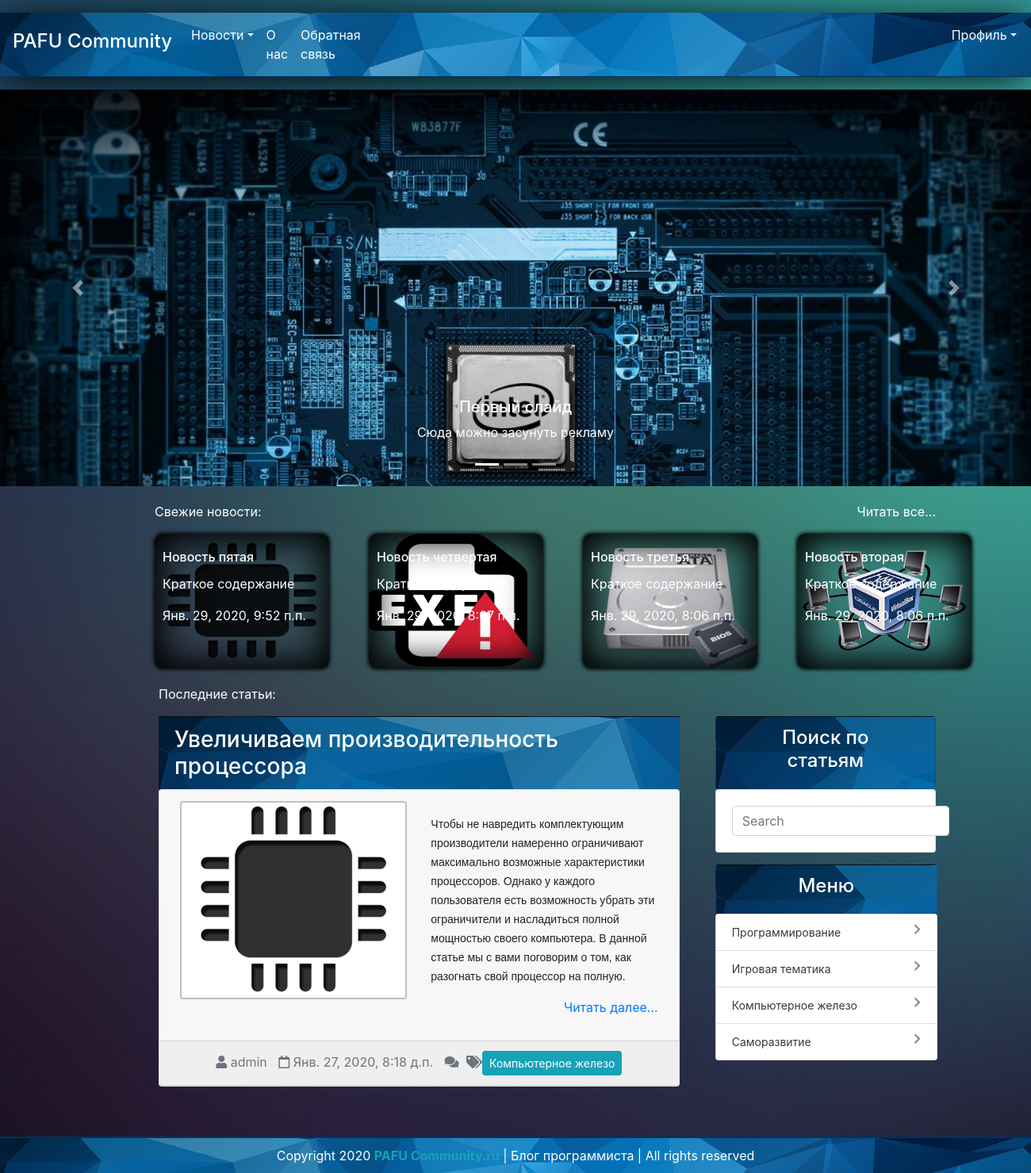
Screenshot of /?article_type=5 with the database file from the repository.
### blog/models.py (models this page shows, shortened)
class News(models.Model):
    is_published = models.BooleanField(default=True, verbose_name='Опубликовано')
    news_author = models.ForeignKey(settings.AUTH_USER_MODEL, on_delete=models.CASCADE, verbose_name='Автор')
    news_create_date = models.DateTimeField(default=timezone.now, verbose_name='Дата создания')
    news_published_date = models.DateTimeField(blank=True, null=True, verbose_name='Дата публикации')
    news_title = models.CharField(max_length=100, verbose_name='Название')
    news_text_short = models.TextField(verbose_name='Краткое содержание')
    news_text = models.TextField(verbose_name='Текст')
    news_image = models.ImageField(upload_to=rename_image, verbose_name='Изображение')
    class Meta:
        verbose_name = 'Новость'
        verbose_name_plural = 'Новости'

class Article(models.Model):
    article_author = models.ForeignKey(settings.AUTH_USER_MODEL, on_delete=models.CASCADE, verbose_name='Автор')
    article_title = models.CharField(max_length=100, verbose_name='Название')
    article_type = models.ForeignKey(ArticleType, on_delete=models.CASCADE, blank=True, null=True,
                                     verbose_name='Тематика')
    article_text_short = models.TextField(verbose_name='Краткое содержание')
    article_text = models.TextField(verbose_name='Текст')
    is_published = models.BooleanField(default=True, verbose_name='Опубликовано')
    article_create_date = models.DateTimeField(default=timezone.now, verbose_name='Дата создания')
    article_published_date = models.DateTimeField(blank=True, null=True, verbose_name='Дата публикации')
    article_image = models.ImageField(upload_to=rename_image, verbose_name='Изображение', blank=True, null=True)
    article_files = models.ManyToManyField(UploadedFile, verbose_name='Прикрепленный файлы', blank=True)
    class Meta:
        verbose_name = 'Статья'
        verbose_name_plural = 'Статьи'

class ArticleType(models.Model):
    type = models.CharField(max_length=100, verbose_name='Тематика')
    slug = models.SlugField(verbose_name='Транслит', null=True)
    def __str__(self):
        return self.type
    class Meta:
        verbose_name = 'Тематика'
        verbose_name_plural = 'Тематики'

### blog/views.py (the view)
# urls.py: path('', views.articles_list, name='articles_list'),
def articles_list(request):
    articles = Article.objects.filter(article_published_date__lte=timezone.now()).order_by('-article_published_date')
    news = News.objects.filter(is_published__exact=True).order_by('-news_published_date')[:4]
    menus = Article.objects.all()
    game_articles = Article.objects.filter(article_type__exact=1).order_by('-article_published_date')
    filter = ArticleFilter(request.GET, queryset=Article.objects.all().order_by('-article_published_date'))
    titlefilter = ArticleTitleFilter(request.GET, queryset=Article.objects.all().order_by('-article_type'))
    content = {
        'menu': menus,
        'news':news,
        'articles': articles,
        'game_articles': game_articles,
        'filter': filter,
        'titlefilter': titlefilter,
    }
    return render(request, 'article_list.html', content)

### blog/templates/article_list.html (shortened to what this page needs)
{% extends 'index.html' %}
{% block news %}
    {% for new in news %}
        <div class="text-white news" style="border-radius: 20px;">
            <a href="{% url 'news_detail' pk=new.pk %}" class="text-white">
                <div class="image-secondary">
                    <img src="media/{{ new.news_image }}" class="news-image" alt="...">
                </div>
                <div class="card-img-overlay">
                    <div class="block-text">
                        <h6 class="card-title">{{ new.news_title }}</h6>
                        <p class="card-text">{{ new.news_text_short }}</p>
                        <p class="card-text">{{ new.news_published_date }}</p>
                    </div>
                </div>
            </a>
        </div>
    {% endfor %}
{% endblock %}
{% block search %}
    <center>
        <form class="form-inline" action="{% url 'search_results' %}" method="get">
            <input class="form-control mr-sm-2" name="q" type="search" placeholder="Search" aria-label="Search">
        </form>
    </center>
{% endblock %}
{% block content %}
    {% for article in filter.qs %}
        <div class="art_content">
            <div class="card-footer text-muted top-content" style="background-image: url(/media/fon5.jpg)">
                <div class="post_teasercontainer">
                    <div class="post_teaser_publ">
                        <h3 class="card-title mb-0 p-0"><a
                                href="{% url 'article-detail' pk=article.pk %}" class="
text-white">{{ article.article_title }}</a></h3>
                    </div>
                </div>
            </div>
            <div class="card mb-5 px-0 mx-0">
                <div class="card-header p-0 mx-0">
                    <div class="card-body p-1 px-md-2 px-lg-3 post ">
                        <div class="row">
                            <div class="col-lg-6 ">
                                <div class="text-center mb-3 top-content">
                                    {% if article.article_image %}
                                        <a href="{% url 'article-detail' pk=article.pk %}"><img
                                                src="media/{{ article.article_image }}"
                                                class="img-thumbnail rounded float-left img-max art_image mx-auto d-block"
                                                alt=".."></a>
                                    {% endif %}
                                </div>
                            </div>
                            <div class="col-lg-6">
                                <p class="art_text">{{ article.article_text_short|safe }}</p>
                                <p class="text-right">
                                    <a href="{% url 'article-detail' pk=article.pk %}">Читать далее...</a>
                                </p>
                            </div>
                        </div>
                    </div>
                    <div class="card-footer text-muted">
                        <div class="post_teaser container">
                            <div class="post_teaser_publ">
                                <center>
                                    <i class="fas fa-user" title="Автор"
                                       style="padding-left: 0px;"></i> {{ article.article_author }}
                                    <i class="far fa-calendar" title="Дата публикации"
                                       style="padding-left: 10px;"></i> {{ article.article_published_date }}
                                    <i class="fas fa-comments" title="Кол-во комментариев"
                                       style="padding-left: 10px;"></i>
                                    <i class="fas fa-tags" title="Тэги" style="padding-left: 5px;"></i><a
                                        href="#"
                                        class="btn btn-info btn-sm text-white">{{ article.article_type }}</a>
                                </center>
                            </div>
                        </div>
                    </div>
                </div>
            </div>
        </div>
    {% endfor %}
{% endblock %}

### blog/templates/index.html (style rules this page uses)
.fon-image { background-image: url(/media/fongradient.jpg); background-position: center center; background-size: cover; background-repeat: no-repeat; background-attachment: fixed; }

### blog/templates/article_list.html (style rules this page uses)
.news { display: table-cell; padding-left: 50px; margin-left: 50px; position: relative; background-clip: border-box; border-radius: .25rem; }
.block-text { box-sizing: content-box; size: 100%; height: 170px; width: 200px; top: 10px; padding-left: 40px; }
.news-image { box-sizing: content-box; box-shadow: 0px 0px 5px 1px black; position: relative; border-radius: 10px; height: 170px; width: 220px; z-index: -2; }
.image-secondary { box-sizing: content-box; width: 100%; height: 100%; box-shadow: inset 0px 0px 40px 10px black; border-radius: 10px; }
.art_content { padding-top: 0px; margin-left: 50px; }
.art_text { color: white; max-height: 250px; }
.art_image { object-fit: cover; height: 250px; width: 350px; border: 2px solid #c0c0c0; }
.top-content { background-color: #B7CCDE; }
.post { margin: 10px; }

### rows the page displays
News: news_image (picture), news_title "Новость пятая", news_text_short "Краткое содержание", news_published_date "Янв. 29, 2020, 9:52 п.п."
News: news_image (picture), news_title "Новость четвертая", news_text_short "Краткое содержание", news_published_date "Янв. 29, 2020, 8:07 п.п."
News: news_image (picture), news_title "Новость третья", news_text_short "Краткое содержание", news_published_date "Янв. 29, 2020, 8:06 п.п."
News: news_image (picture), news_title "Новость вторая", news_text_short "Краткое содержание", news_published_date "Янв. 29, 2020, 8:06 п.п."
Article: article_title "Увеличиваем производительность процессора", article_image (picture), article_text_short "Чтобы не навредить комплектующим производители намеренно ограничивают максимально возможные характеристики процессоров. Однако у каждого пользователя есть возможность убрать эти ограничители и насладиться полной мощностью своего компьютера. В данной статье мы с вами поговорим о том, как разогнать свой процессор на полную.", article_author "admin", article_published_date "Янв. 27, 2020, 8:18 д.п.", article_type "Компьютерное железо"
